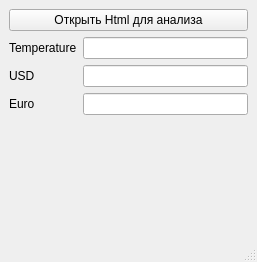
<?xml version="1.0" encoding="UTF-8"?>
<ui version="4.0">
 <class>MainWindow</class>
 <widget class="QMainWindow" name="MainWindow">
  <property name="geometry">
   <rect>
    <x>0</x>
    <y>0</y>
    <width>257</width>
    <height>262</height>
   </rect>
  </property>
  <property name="windowTitle">
   <string>Html parser</string>
  </property>
  <widget class="QWidget" name="centralwidget">
   <layout class="QVBoxLayout" name="verticalLayout">
    <item>
     <widget class="QPushButton" name="pushButton">
      <property name="text">
       <string>Открыть Html для анализа</string>
      </property>
     </widget>
    </item>
    <item>
     <layout class="QFormLayout" name="formLayout">
      <item row="0" column="0">
       <widget class="QLabel" name="tempLabel">
        <property name="text">
         <string>Temperature</string>
        </property>
       </widget>
      </item>
      <item row="0" column="1">
       <widget class="QLineEdit" name="tempLineEdit"/>
      </item>
      <item row="1" column="0">
       <widget class="QLabel" name="UsdLabel">
        <property name="text">
         <string>USD</string>
        </property>
       </widget>
      </item>
      <item row="1" column="1">
       <widget class="QLineEdit" name="UsdLineEdit"/>
      </item>
      <item row="2" column="0">
       <widget class="QLabel" name="EuroLabel">
        <property name="text">
         <string>Euro</string>
        </property>
       </widget>
      </item>
      <item row="2" column="1">
       <widget class="QLineEdit" name="EuroLineEdit"/>
      </item>
     </layout>
    </item>
    <item>
     <spacer name="verticalSpacer">
      <property name="orientation">
       <enum>Qt::Vertical</enum>
      </property>
      <property name="sizeHint" stdset="0">
       <size>
        <width>20</width>
        <height>71</height>
       </size>
      </property>
     </spacer>
    </item>
   </layout>
  </widget>
  <widget class="QMenuBar" name="menubar">
   <property name="geometry">
    <rect>
     <x>0</x>
     <y>0</y>
     <width>257</width>
     <height>22</height>
    </rect>
   </property>
  </widget>
  <widget class="QStatusBar" name="statusbar"/>
 </widget>
 <resources/>
 <connections/>
</ui>
